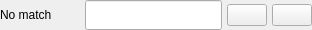
<?xml version="1.0" encoding="UTF-8"?>
<ui version="4.0">
 <class>SearchWidget</class>
 <widget class="QWidget" name="SearchWidget">
  <property name="geometry">
   <rect>
    <x>0</x>
    <y>0</y>
    <width>312</width>
    <height>29</height>
   </rect>
  </property>
  <property name="windowTitle">
   <string>Form</string>
  </property>
  <layout class="QHBoxLayout" name="horizontalLayout" stretch="0,1,0,0">
   <property name="spacing">
    <number>5</number>
   </property>
   <property name="leftMargin">
    <number>0</number>
   </property>
   <property name="topMargin">
    <number>0</number>
   </property>
   <property name="rightMargin">
    <number>0</number>
   </property>
   <property name="bottomMargin">
    <number>0</number>
   </property>
   <item>
    <widget class="QLabel" name="label">
     <property name="minimumSize">
      <size>
       <width>80</width>
       <height>30</height>
      </size>
     </property>
     <property name="text">
      <string>No match</string>
     </property>
    </widget>
   </item>
   <item>
    <widget class="QLineEdit" name="search">
     <property name="minimumSize">
      <size>
       <width>0</width>
       <height>30</height>
      </size>
     </property>
    </widget>
   </item>
   <item>
    <widget class="QPushButton" name="down_btn">
     <property name="text">
      <string/>
     </property>
     <property name="icon">
      <iconset resource="resource.qrc">
       <normaloff>:/pho/down.png</normaloff>
       <activeon>:/pho/up.png</activeon>:/pho/down.png</iconset>
     </property>
    </widget>
   </item>
   <item>
    <widget class="QPushButton" name="up_btn">
     <property name="text">
      <string/>
     </property>
     <property name="icon">
      <iconset resource="resource.qrc">
       <normaloff>:/pho/up.png</normaloff>
       <activeon>:/pho/down.png</activeon>:/pho/up.png</iconset>
     </property>
    </widget>
   </item>
  </layout>
 </widget>
 <resources>
  <include location="resource.qrc"/>
 </resources>
 <connections/>
</ui>
